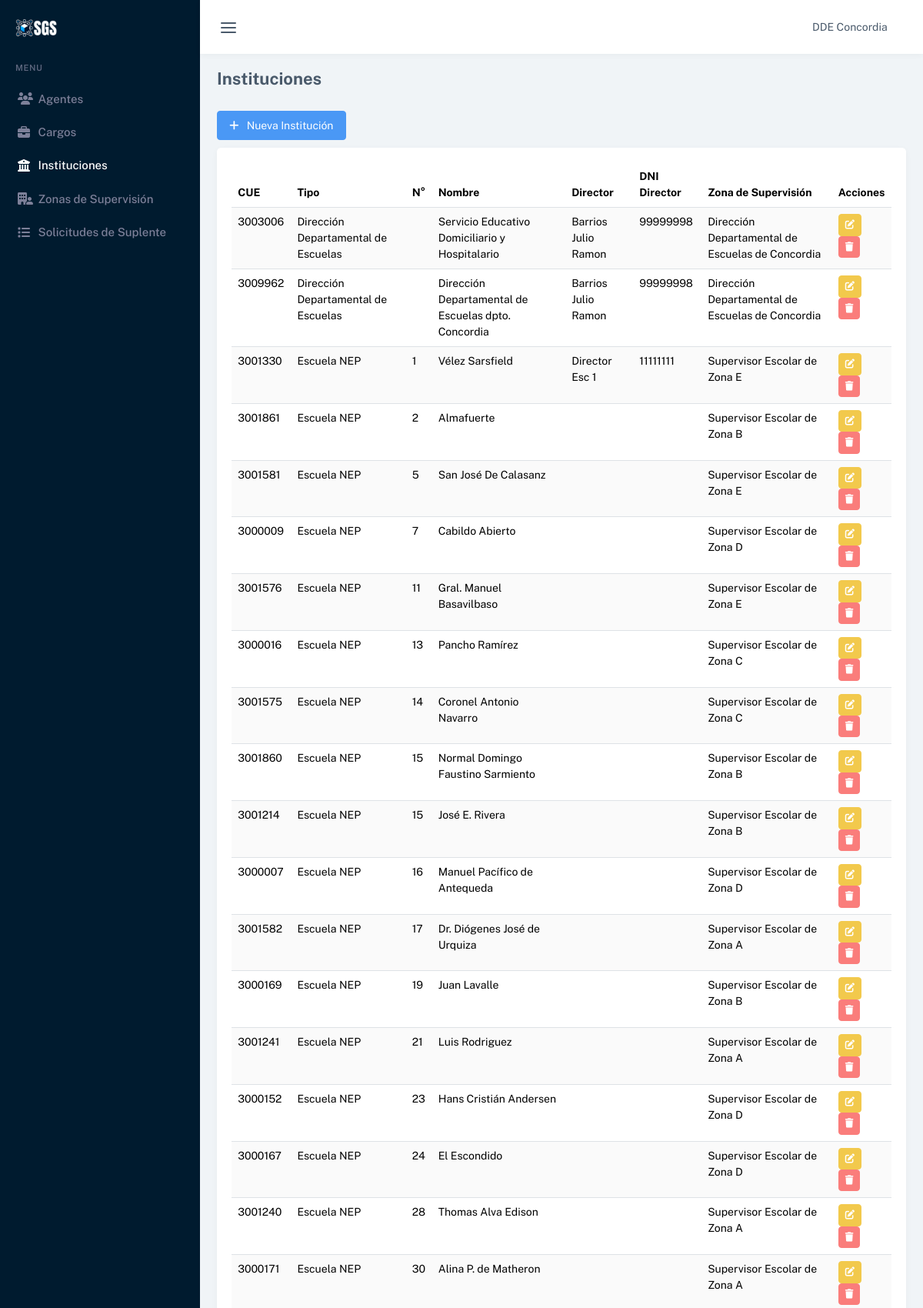
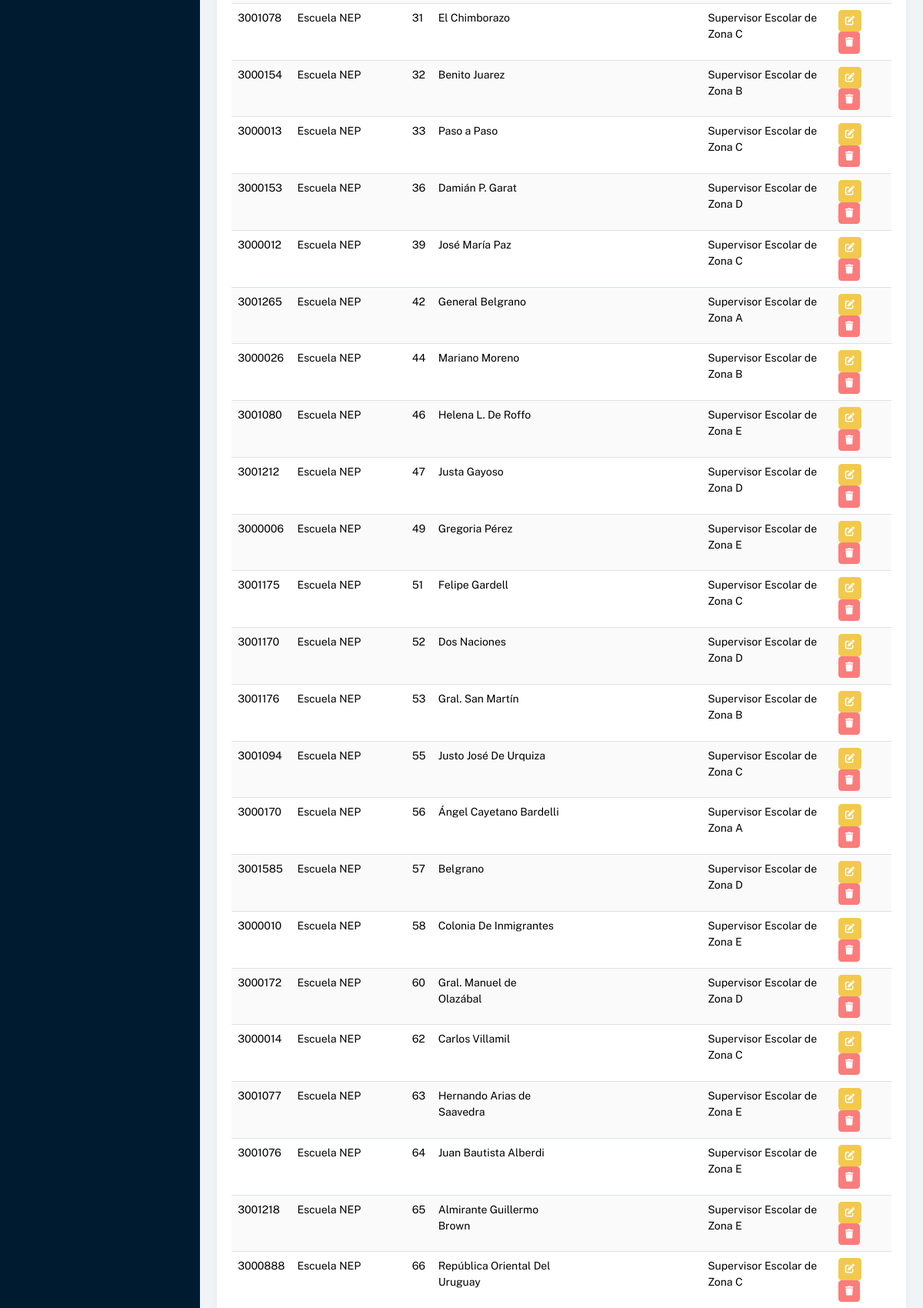
Page /instituciones (upper part) on the committed database (2 pictures, top to bottom).
### tables this page shows
CREATE TABLE `instituciones` (
  `id_Institucion` int(11) UNSIGNED NOT NULL,
  `id_Tipo` tinyint(4) UNSIGNED DEFAULT NULL,
  `cue` int(11) UNSIGNED NOT NULL,
  `numero` smallint(6) UNSIGNED DEFAULT NULL,
  `nombre` varchar(100) NOT NULL,
  `id_Director` int(11) UNSIGNED DEFAULT NULL,
  `id_ZonaSupervison` smallint(6) UNSIGNED NOT NULL,
  `eliminado` tinyint(1) NOT NULL DEFAULT 0
);

CREATE TABLE `tipo_institucion` (
  `id_Tipo` tinyint(4) UNSIGNED NOT NULL,
  `tipo` varchar(100) NOT NULL
);

CREATE TABLE `agentes` (
  `id_Agente` int(11) UNSIGNED NOT NULL,
  `apellido` varchar(100) NOT NULL,
  `nombre` varchar(100) NOT NULL,
  `dni` int(11) UNSIGNED NOT NULL,
  `telefono` int(11) UNSIGNED DEFAULT NULL,
  `direccion` varchar(100) DEFAULT NULL,
  `email` varchar(100) NOT NULL,
  `usuario` varchar(100) NOT NULL,
  `password` varchar(100) NOT NULL,
  `id_Rol` tinyint(4) UNSIGNED NOT NULL,
  `eliminado` tinyint(1) NOT NULL DEFAULT 0
);

CREATE TABLE `zonas_supervision` (
  `id_ZonaSupervision` smallint(6) UNSIGNED NOT NULL,
  `nombre` varchar(100) NOT NULL,
  `id_Supervisor` int(11) UNSIGNED DEFAULT NULL,
  `eliminado` tinyint(1) NOT NULL DEFAULT 0
);

### controladores/controlador.plantilla.php (called while the page is built, shortened)
<?php
class ControladorPlantilla{
    public function ctrMostrarPlantilla(){
        include 'vistas/plantilla.php';
    }
}

### index.php (called while the page is built, shortened)
<?php
require_once 'controladores/controlador.plantilla.php';
require_once 'controladores/controlador.instituciones.php';
require_once 'modelos/modelo.instituciones.php';
$plantilla = new ControladorPlantilla();
$plantilla -> ctrMostrarPlantilla();

### modelos/conexion.php (called while the page is built)
<?php
try {
class Conexion{
	static public function conectar(){
		$link = new PDO("mysql:host=localhost;dbname=gestionsuplentes", "root", "");
		$link->exec("set names utf8");
		return $link;
	}
}
} catch (Exception $e) {
  return "Error: " .$e ->getMessage();
}

### modelos/modelo.instituciones.php (called while the page is built)
<?php
require_once 'conexion.php';
class ModeloInstituciones{
    static public function mdlMostrarInstituciones()
    {
        try {
            $instituciones = Conexion::conectar()->prepare("SELECT i.cue,tipo.tipo, i.nombre as institucion, i.numero, a.apellido, a.nombre, a.dni, a.telefono, z.nombre as zona FROM `tipo_institucion` as tipo, `zonas_supervision` as z, `instituciones` as i left join `agentes` as a on i.id_Director = a.id_Agente where i.id_ZonaSupervison = z.id_ZonaSupervision and tipo.id_Tipo = i.id_Tipo order by tipo.id_Tipo, i.numero;");
            $instituciones->execute();
            return $instituciones->fetchAll(PDO::FETCH_ASSOC);
        } catch (Exception $e) {
            return "Error: " .$e ->getMessage();
        }
    }
}

### controladores/controlador.instituciones.php (called while the page is built)
<?php
class ControladorInstituciones{
    static public function ctrMostrarInstituciones(){
        $respuesta = ModeloInstituciones::mdlMostrarInstituciones();
        return $respuesta;
    }
}

### vistas/modulos/instituciones.php (the view)
<div class="container-xxl">
    <div class="py-3 d-flex align-items-sm-center flex-sm-row flex-column">
        <div class="flex-grow-1">
            <h4 class="fs-22 fw-bold m-0">Instituciones</h4>
        </div>
    </div>
    <div class="py-2 d-flex align-items-sm-center flex-sm-row flex-column">
        <div class="d-flex flex-wrap gap-2">
            <a href="nueva_institucion" class="btn btn-primary"><i class="fas fa-plus" ></i > &nbsp; Nueva Institución</a>
        </div>
    </div>
    <div class="row">
        <div class="col-12">
            <div class="card">
                <div class="card-body">
                    <table id="tablaES" class="table table-striped dt-responsive nowrap w-100">
                        <thead>
                            <tr>
                                <th>CUE</th>
                                <th>Tipo</th>
                                <th>N°</th>
                                <th>Nombre</th>
                                <th>Director</th>
                                <th>DNI Director</th>
                                <th>Zona de Supervisión</th>
                                <th>Acciones</th>
                            </tr>
                        </thead>
                        <tbody>
                            <?php
                                $instituciones = ControladorInstituciones::ctrMostrarInstituciones();
                                foreach ($instituciones as $key => $value) {
                            ?>
                            <tr style = "background-color:#000888">
                                <td> <?php echo $value["cue"] ?></td>
                                <td> <?php echo $value["tipo"] ?></td>
                                <td> <?php echo $value["numero"] ?></td>
                                <td> <?php echo $value["institucion"] ?></td>
                                <td> <?php echo $value["apellido"] . " " .$value["nombre"] ?></td>
                                <td> <?php echo $value["dni"] ?></td>
                                <td> <?php echo $value["zona"] ?></td>
                                <td><a href="editar_institucion" class="btn btn-warning btn-sm"><i class="fas fa-edit"></i></a> <a href="eliminar_institucion" class="btn btn-danger btn-sm"><i class="fas fa-trash"></i></a></td>
                            </tr>
                            <?php } ?>
                        </tbody>
                    </table>
                </div>
            </div>
        </div>
    </div>
</div>

### rows in the picture
instituciones: cue "3003006", id_Tipo.tipo "Dirección Departamental de Escuelas", nombre "Servicio Educativo Domiciliario y Hospitalario", id_Director.apellido "Barrios", id_Director.nombre "Julio Ramon", id_Director.dni "99999998", id_ZonaSupervison.nombre "Dirección Departamental de Escuelas de Concordia"
instituciones: cue "3009962", id_Tipo.tipo "Dirección Departamental de Escuelas", nombre "Dirección Departamental de Escuelas dpto. Concordia", id_Director.apellido "Barrios", id_Director.nombre "Julio Ramon", id_Director.dni "99999998", id_ZonaSupervison.nombre "Dirección Departamental de Escuelas de Concordia"
instituciones: cue "3001330", id_Tipo.tipo "Escuela NEP", numero "1", nombre "Vélez Sarsfield", id_Director.apellido "Director", id_Director.nombre "Esc 1", id_Director.dni "11111111", id_ZonaSupervison.nombre "Supervisor Escolar de Zona E"
instituciones: cue "3001861", id_Tipo.tipo "Escuela NEP", numero "2", nombre "Almafuerte", id_ZonaSupervison.nombre "Supervisor Escolar de Zona B"
instituciones: cue "3001581", id_Tipo.tipo "Escuela NEP", numero "5", nombre "San José De Calasanz", id_ZonaSupervison.nombre "Supervisor Escolar de Zona E"
instituciones: cue "3000009", id_Tipo.tipo "Escuela NEP", numero "7", nombre "Cabildo Abierto", id_ZonaSupervison.nombre "Supervisor Escolar de Zona D"
instituciones: cue "3001576", id_Tipo.tipo "Escuela NEP", numero "11", nombre "Gral. Manuel Basavilbaso", id_ZonaSupervison.nombre "Supervisor Escolar de Zona E"
instituciones: cue "3000016", id_Tipo.tipo "Escuela NEP", numero "13", nombre "Pancho Ramírez", id_ZonaSupervison.nombre "Supervisor Escolar de Zona C"
instituciones: cue "3001575", id_Tipo.tipo "Escuela NEP", numero "14", nombre "Coronel Antonio Navarro", id_ZonaSupervison.nombre "Supervisor Escolar de Zona C"
instituciones: cue "3001860", id_Tipo.tipo "Escuela NEP", numero "15", nombre "Normal Domingo Faustino Sarmiento", id_ZonaSupervison.nombre "Supervisor Escolar de Zona B"
instituciones: cue "3001214", id_Tipo.tipo "Escuela NEP", numero "15", nombre "José E. Rivera", id_ZonaSupervison.nombre "Supervisor Escolar de Zona B"
instituciones: cue "3000007", id_Tipo.tipo "Escuela NEP", numero "16", nombre "Manuel Pacífico de Antequeda", id_ZonaSupervison.nombre "Supervisor Escolar de Zona D"
instituciones: cue "3001582", id_Tipo.tipo "Escuela NEP", numero "17", nombre "Dr. Diógenes José de Urquiza", id_ZonaSupervison.nombre "Supervisor Escolar de Zona A"
instituciones: cue "3000169", id_Tipo.tipo "Escuela NEP", numero "19", nombre "Juan Lavalle", id_ZonaSupervison.nombre "Supervisor Escolar de Zona B"
instituciones: cue "3001241", id_Tipo.tipo "Escuela NEP", numero "21", nombre "Luis Rodriguez", id_ZonaSupervison.nombre "Supervisor Escolar de Zona A"
instituciones: cue "3000152", id_Tipo.tipo "Escuela NEP", numero "23", nombre "Hans Cristián Andersen", id_ZonaSupervison.nombre "Supervisor Escolar de Zona D"
instituciones: cue "3000167", id_Tipo.tipo "Escuela NEP", numero "24", nombre "El Escondido", id_ZonaSupervison.nombre "Supervisor Escolar de Zona D"
instituciones: cue "3001240", id_Tipo.tipo "Escuela NEP", numero "28", nombre "Thomas Alva Edison", id_ZonaSupervison.nombre "Supervisor Escolar de Zona A"
instituciones: cue "3000171", id_Tipo.tipo "Escuela NEP", numero "30", nombre "Alina P. de Matheron", id_ZonaSupervison.nombre "Supervisor Escolar de Zona A"
instituciones: cue "3001078", id_Tipo.tipo "Escuela NEP", numero "31", nombre "El Chimborazo", id_ZonaSupervison.nombre "Supervisor Escolar de Zona C"
instituciones: cue "3000154", id_Tipo.tipo "Escuela NEP", numero "32", nombre "Benito Juarez", id_ZonaSupervison.nombre "Supervisor Escolar de Zona B"
instituciones: cue "3000013", id_Tipo.tipo "Escuela NEP", numero "33", nombre "Paso a Paso", id_ZonaSupervison.nombre "Supervisor Escolar de Zona C"
instituciones: cue "3000153", id_Tipo.tipo "Escuela NEP", numero "36", nombre "Damián P. Garat", id_ZonaSupervison.nombre "Supervisor Escolar de Zona D"
instituciones: cue "3000012", id_Tipo.tipo "Escuela NEP", numero "39", nombre "José María Paz", id_ZonaSupervison.nombre "Supervisor Escolar de Zona C"
instituciones: cue "3001265", id_Tipo.tipo "Escuela NEP", numero "42", nombre "General Belgrano", id_ZonaSupervison.nombre "Supervisor Escolar de Zona A"
instituciones: cue "3000026", id_Tipo.tipo "Escuela NEP", numero "44", nombre "Mariano Moreno", id_ZonaSupervison.nombre "Supervisor Escolar de Zona B"
instituciones: cue "3001080", id_Tipo.tipo "Escuela NEP", numero "46", nombre "Helena L. De Roffo", id_ZonaSupervison.nombre "Supervisor Escolar de Zona E"
instituciones: cue "3001212", id_Tipo.tipo "Escuela NEP", numero "47", nombre "Justa Gayoso", id_ZonaSupervison.nombre "Supervisor Escolar de Zona D"
instituciones: cue "3000006", id_Tipo.tipo "Escuela NEP", numero "49", nombre "Gregoria Pérez", id_ZonaSupervison.nombre "Supervisor Escolar de Zona E"
instituciones: cue "3001175", id_Tipo.tipo "Escuela NEP", numero "51", nombre "Felipe Gardell", id_ZonaSupervison.nombre "Supervisor Escolar de Zona C"
instituciones: cue "3001170", id_Tipo.tipo "Escuela NEP", numero "52", nombre "Dos Naciones", id_ZonaSupervison.nombre "Supervisor Escolar de Zona D"
instituciones: cue "3001176", id_Tipo.tipo "Escuela NEP", numero "53", nombre "Gral. San Martín", id_ZonaSupervison.nombre "Supervisor Escolar de Zona B"
instituciones: cue "3001094", id_Tipo.tipo "Escuela NEP", numero "55", nombre "Justo José De Urquiza", id_ZonaSupervison.nombre "Supervisor Escolar de Zona C"
instituciones: cue "3000170", id_Tipo.tipo "Escuela NEP", numero "56", nombre "Ángel Cayetano Bardelli", id_ZonaSupervison.nombre "Supervisor Escolar de Zona A"
instituciones: cue "3001585", id_Tipo.tipo "Escuela NEP", numero "57", nombre "Belgrano", id_ZonaSupervison.nombre "Supervisor Escolar de Zona D"
instituciones: cue "3000010", id_Tipo.tipo "Escuela NEP", numero "58", nombre "Colonia De Inmigrantes", id_ZonaSupervison.nombre "Supervisor Escolar de Zona E"
instituciones: cue "3000172", id_Tipo.tipo "Escuela NEP", numero "60", nombre "Gral. Manuel de Olazábal", id_ZonaSupervison.nombre "Supervisor Escolar de Zona D"
instituciones: cue "3000014", id_Tipo.tipo "Escuela NEP", numero "62", nombre "Carlos Villamil", id_ZonaSupervison.nombre "Supervisor Escolar de Zona C"
instituciones: cue "3001077", id_Tipo.tipo "Escuela NEP", numero "63", nombre "Hernando Arias de Saavedra", id_ZonaSupervison.nombre "Supervisor Escolar de Zona E"
instituciones: cue "3001076", id_Tipo.tipo "Escuela NEP", numero "64", nombre "Juan Bautista Alberdi", id_ZonaSupervison.nombre "Supervisor Escolar de Zona E"
instituciones: cue "3001218", id_Tipo.tipo "Escuela NEP", numero "65", nombre "Almirante Guillermo Brown", id_ZonaSupervison.nombre "Supervisor Escolar de Zona E"
instituciones: cue "3000888", id_Tipo.tipo "Escuela NEP", numero "66", nombre "República Oriental Del Uruguay", id_ZonaSupervison.nombre "Supervisor Escolar de Zona C"
